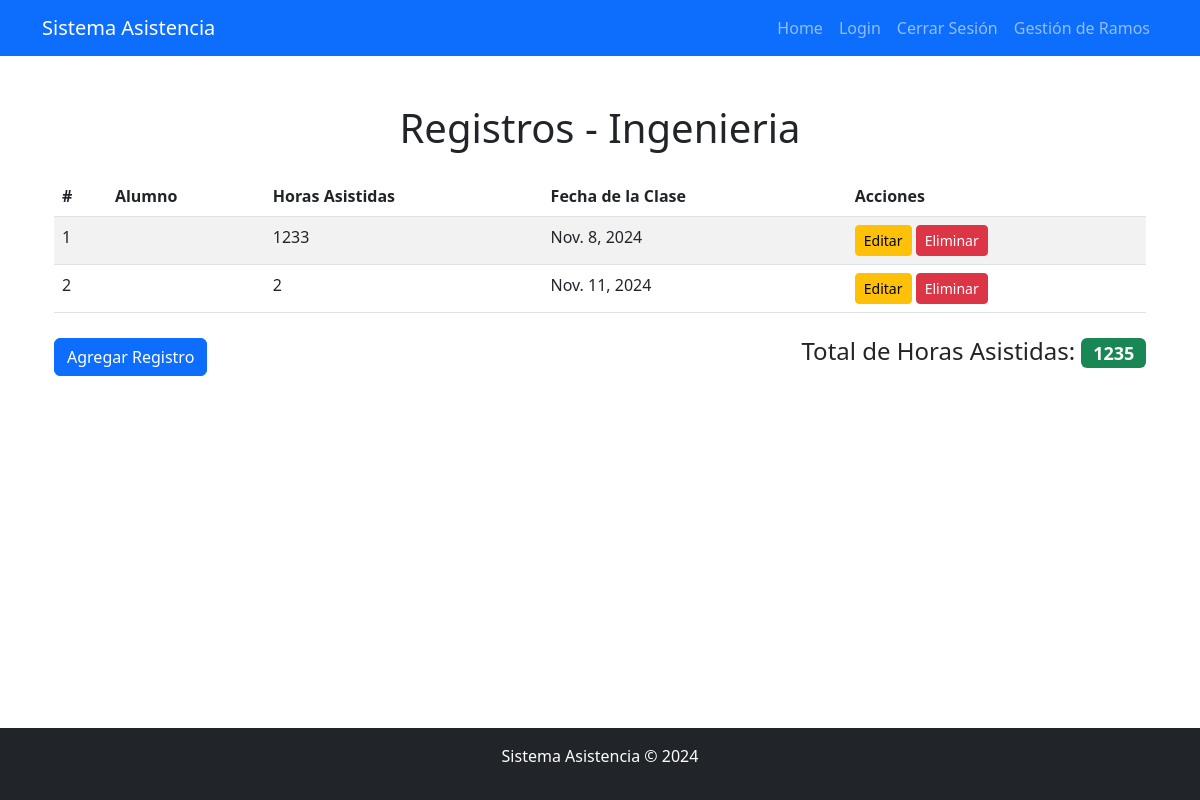
Page /ingenieria/listar/ (signed in) on the earlier database version.
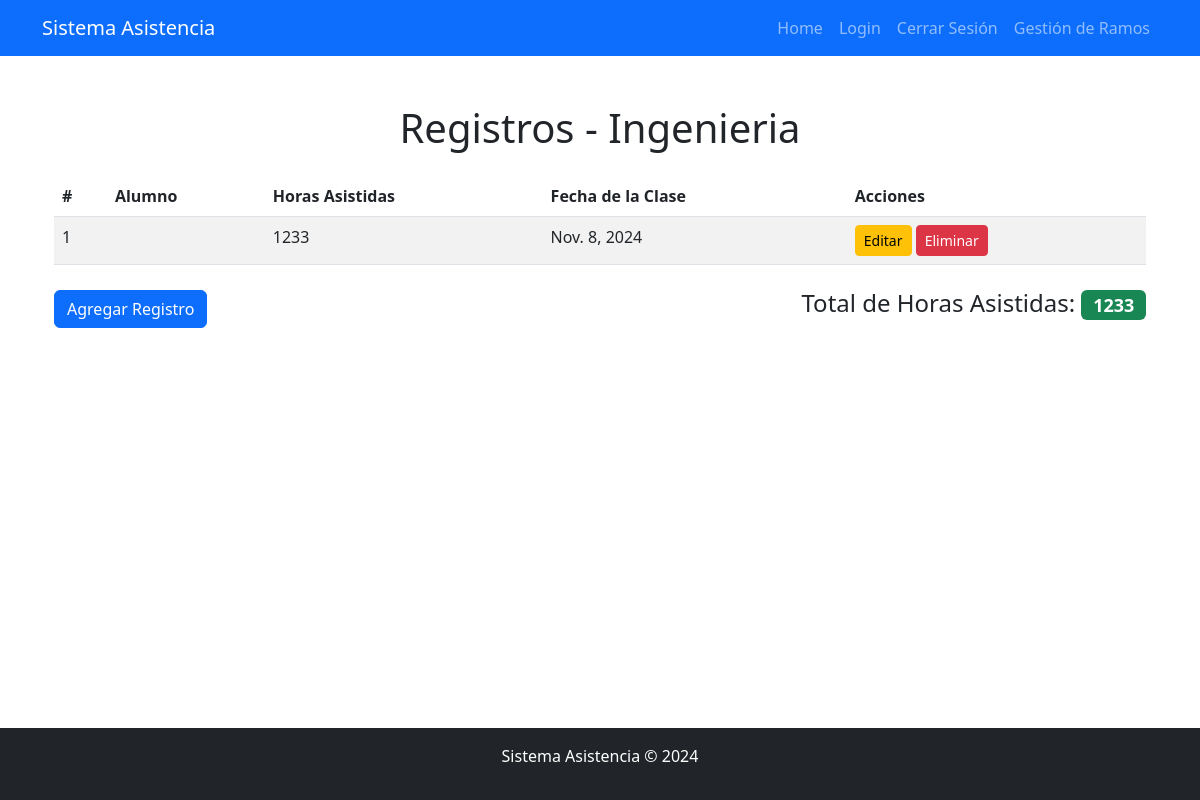
Same page on the later database version.
### AsistenciaApp/models.py (models this page shows, shortened)
class IngenieríaDeSoftware(models.Model):
    nombre_asignatura = models.CharField(max_length=100, default="Ingeniería De Software")
    horas_asistidas = models.IntegerField()
    alumno = models.ForeignKey(User, on_delete=models.CASCADE)
    fecha_clase = models.DateField()

### AsistenciaApp/views.py (the view)
# urls.py: path('<str:materia>/listar/', views.listar_registros, name='listar_registros'),
@login_required
def listar_registros(request, materia):
    modelos = {
        'aplicaciones': AplicacionesMóvilesParaIot,
        'ingenieria': IngenieríaDeSoftware,
        'programacion': ProgramaciónBackEnd
    }
    if materia not in modelos:
        return render(request, "404.html")  # Página 404 si la materia no existe
    modelo = modelos[materia]
    registros = modelo.objects.all()
    suma_horas = modelo.objects.aggregate(total_horas_asistidas=Sum('horas_asistidas'))['total_horas_asistidas'] or 0
    return render(request, "base/listar.html", {
        'registros': registros,
        'materia': materia,
        'suma_horas': suma_horas
    })

### AsistenciaApp/templates/base/listar.html (shortened to what this page needs)
{% extends 'themes/base.html' %}
{% block content %}
<div class="container">
    <h1 class="text-center my-4">Registros - {{ materia|capfirst }}</h1>
    <table class="table table-striped">
        <thead>
            <tr>
                <th>#</th>
                <th>Alumno</th>
                <th>Horas Asistidas</th>
                <th>Fecha de la Clase</th>
                <th>Acciones</th>
            </tr>
        </thead>
        <tbody>
            {% for registro in registros %}
            <tr>
                <td>{{ forloop.counter }}</td>
                <td>{{ registro.alumno.first_name }} {{ registro.alumno.last_name }}</td>
                <td>{{ registro.horas_asistidas }}</td>
                <td>{{ registro.fecha_clase }}</td>
                <td>
                    <a href="{% url 'actualizar_registro' materia registro.pk %}" class="btn btn-warning btn-sm">Editar</a>
                    <a href="{% url 'eliminar_registro' materia registro.pk %}" class="btn btn-danger btn-sm">Eliminar</a>
                </td>
            </tr>
            {% empty %}
            <tr>
                <td colspan="5" class="text-center">No hay registros disponibles.</td>
            </tr>
            {% endfor %}
        </tbody>
    </table>
    <div class="d-flex justify-content-between align-items-center mt-4">
        <a href="{% url 'agregar_registro' materia %}" class="btn btn-primary">Agregar Registro</a>
        <h4>Total de Horas Asistidas: <span class="badge bg-success">{{ suma_horas }}</span></h4>
    </div>
</div>
{% endblock %}

Differences in the rows shown:
removed IngenieríaDeSoftware: horas_asistidas "2", fecha_clase "Nov. 11, 2024"
Other differences:
{{ suma_horas }}: "1235" → "1233"
